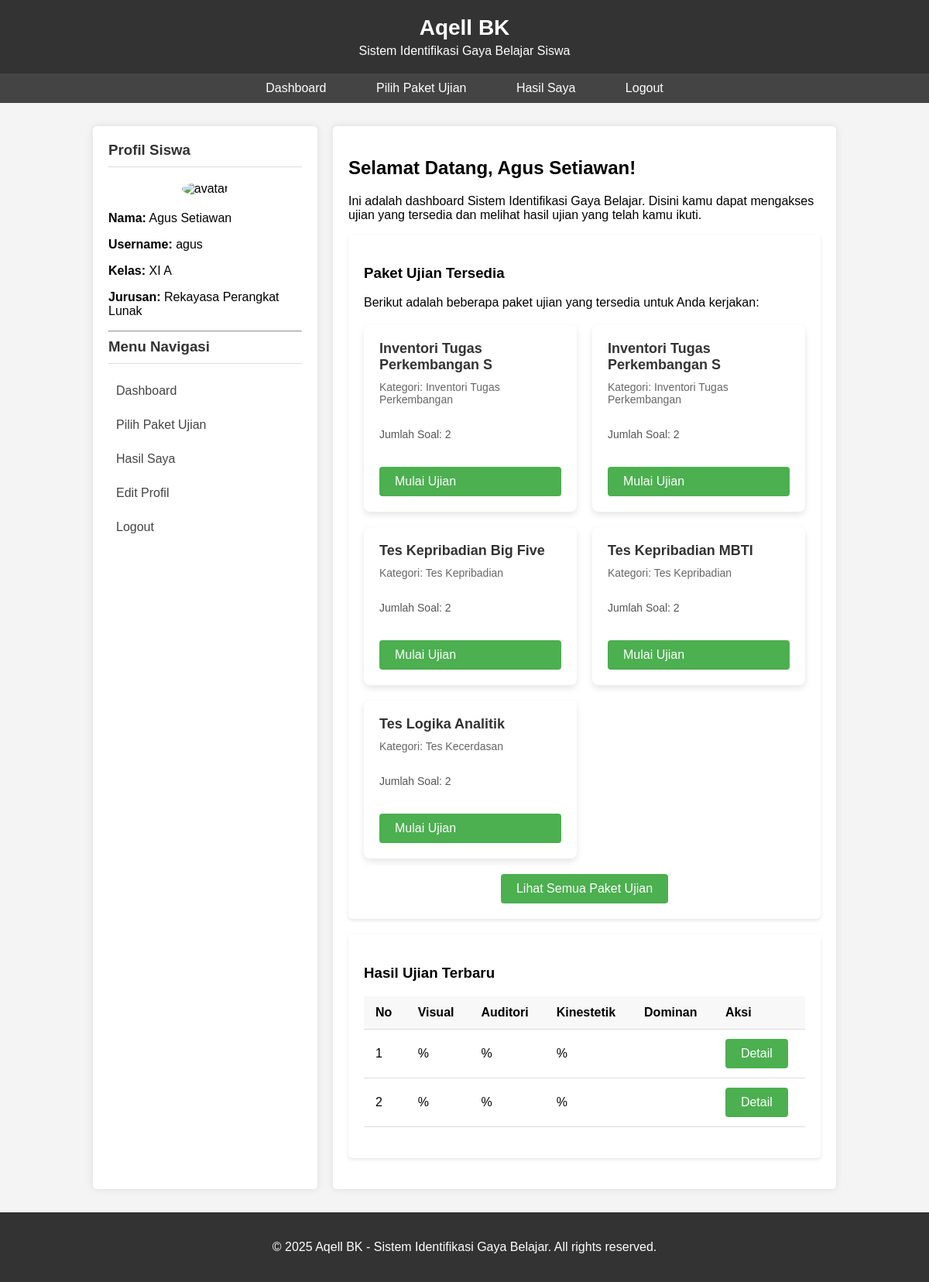
The app's page /aqell_siswa/aqell_dashboard_siswa.php (signed in) with its own data.
### tables this page shows
CREATE TABLE `aqell_siswa` (
  `aqell_id_siswa` int(11) NOT NULL,
  `aqell_id_pengguna` int(11) NOT NULL,
  `aqell_nama_siswa` varchar(50) NOT NULL,
  `aqell_kelas` varchar(30) NOT NULL,
  `aqell_jurusan` enum('Rekayasa Perangkat Lunak','Kimia','Mekatronika','Mesin','Animasi','Desain Komunikasi Visual') NOT NULL
);

CREATE TABLE `aqell_paket_ujian` (
  `aqell_id_paket` int(11) NOT NULL,
  `aqell_nama_paket` varchar(30) NOT NULL,
  `aqell_id_kategori` int(11) NOT NULL
);

CREATE TABLE `aqell_kategori` (
  `aqell_id_kategori` int(11) NOT NULL,
  `aqell_nama_kategori` varchar(30) NOT NULL
);

CREATE TABLE `aqell_hasil` (
  `aqell_id_siswa` int(11) DEFAULT NULL,
  `aqell_hasil` text NOT NULL,
  `aqell_id_kategori` int(11) NOT NULL,
  `aqell_id_paket` int(11) NOT NULL,
  `aqell_id_hasil` int(11) NOT NULL
);

### aqell_siswa/aqell_dashboard_siswa.php (the view, shortened to what this page needs)
<?php
require_once('../aqell_config/aqell_db.php');
$aqell_id_siswa = $_SESSION['aqell_id_siswa'];
$aqell_query_siswa = "SELECT * FROM aqell_siswa WHERE aqell_id_siswa = $aqell_id_siswa";
$aqell_result_siswa = mysqli_query($aqell_conn, $aqell_query_siswa);
$aqell_siswa = mysqli_fetch_assoc($aqell_result_siswa);
$aqell_query_paket = "SELECT p.*, k.aqell_nama_kategori,
                       (SELECT COUNT(*) FROM aqell_soal s WHERE s.aqell_id_paket = p.aqell_id_paket) as jumlah_soal
                       FROM aqell_paket_ujian p
                       JOIN aqell_kategori k ON p.aqell_id_kategori = k.aqell_id_kategori
                       ORDER BY p.aqell_id_paket DESC LIMIT 5";
$aqell_result_paket = mysqli_query($aqell_conn, $aqell_query_paket);
$aqell_query_hasil = "SELECT * FROM aqell_hasil WHERE aqell_id_siswa = $aqell_id_siswa";
$aqell_result_hasil = mysqli_query($aqell_conn, $aqell_query_hasil);
?>
<!DOCTYPE html>
<html>
<head>
    <link rel="stylesheet" href="../aqell_assets/aqell_css/aqell_style.css">
</head>
<body>
    <div class="aqell_header">
        <h1>Aqell BK</h1>
        <p>Sistem Identifikasi Gaya Belajar Siswa</p>
    </div>
    <div class="aqell_nav">
        <a href="aqell_dashboard_siswa.php">Dashboard</a>
        <a href="../aqell_ujian/aqell_pilih_paket.php">Pilih Paket Ujian</a>
        <a href="../aqell_hasil/aqell_hasil_siswa.php">Hasil Saya</a>
        <a href="../aqell_auth/aqell_logout.php">Logout</a>
    </div>
    <div class="aqell_container">
        <div class="aqell_sidebar">
            <h3>Profil Siswa</h3>
            <div style="text-align: center; margin-bottom: 20px;">
                <img src="../aqell_assets/aqell_images/avatar.png" alt="avatar" style="width: 100px; height: 100px; border-radius: 50%;">
            </div>
            <p><strong>Nama:</strong> <?php echo $aqell_siswa['aqell_nama_siswa']; ?></p>
            <p><strong>Username:</strong> <?php echo $_SESSION['aqell_username']; ?></p>
            <p><strong>Kelas:</strong> <?php echo $aqell_siswa['aqell_kelas']; ?></p>
            <p><strong>Jurusan:</strong> <?php echo $aqell_siswa['aqell_jurusan']; ?></p>
            <hr>
            <h3>Menu Navigasi</h3>
            <ul>
                <li><a href="aqell_dashboard_siswa.php">Dashboard</a></li>
                <li><a href="../aqell_ujian/aqell_pilih_paket.php">Pilih Paket Ujian</a></li>
                <li><a href="../aqell_hasil/aqell_hasil_siswa.php">Hasil Saya</a></li>
                <li><a href="aqell_edit_profile.php">Edit Profil</a></li>
                <li><a href="../aqell_auth/aqell_logout.php">Logout</a></li>
            </ul>
        </div>
        <div class="aqell_content">
            <h2>Selamat Datang, <?php echo $aqell_siswa['aqell_nama_siswa']; ?>!</h2>
            <p>Ini adalah dashboard Sistem Identifikasi Gaya Belajar. Disini kamu dapat mengakses ujian yang tersedia dan melihat hasil ujian yang telah kamu ikuti.</p>
            <div class="aqell_card">
                <h3>Paket Ujian Tersedia</h3>
                <p>Berikut adalah beberapa paket ujian yang tersedia untuk Anda kerjakan:</p>
                <?php if(mysqli_num_rows($aqell_result_paket) > 0): ?>
                    <div class="aqell_card_grid">
                        <?php while($paket = mysqli_fetch_assoc($aqell_result_paket)): ?>
                            <div class="aqell_package_card">
                                <div class="aqell_package_title"><?php echo $paket['aqell_nama_paket']; ?></div>
                                <div class="aqell_package_category">Kategori: <?php echo $paket['aqell_nama_kategori']; ?></div>
                                <div class="aqell_package_info">
                                    <p>Jumlah Soal: <?php echo $paket['jumlah_soal']; ?></p>
                                </div>
                                <?php if($paket['jumlah_soal'] > 0): ?>
                                    <a href="../aqell_ujian/aqell_ikuti_ujian.php?paket=<?php echo $paket['aqell_id_paket']; ?>" class="aqell_btn">Mulai Ujian</a>
                                <?php else: ?>
                                    <button class="aqell_btn" disabled style="background-color: #ccc;">Belum Tersedia</button>
                                <?php endif; ?>
                            </div>
                        <?php endwhile; ?>
                    </div>
                    <div style="margin-top: 20px; text-align: center;">
                        <a href="../aqell_ujian/aqell_pilih_paket.php" class="aqell_btn">Lihat Semua Paket Ujian</a>
                    </div>
                <?php else: ?>
                    <p>Tidak ada paket ujian yang tersedia untuk saat ini.</p>
                <?php endif; ?>
            </div>
            <div class="aqell_card">
                <h3>Hasil Ujian Terbaru</h3>
                <?php if(mysqli_num_rows($aqell_result_hasil) > 0): ?>
                    <table class="aqell_table">
                        <thead>
                            <tr>
                                <th>No</th>
                                <th>Visual</th>
                                <th>Auditori</th>
                                <th>Kinestetik</th>
                                <th>Dominan</th>
                                <th>Aksi</th>
                            </tr>
                        </thead>
                        <tbody>
                            <?php
                            $no = 1;
                            while($row = mysqli_fetch_assoc($aqell_result_hasil)):
                            ?>
                            <tr>
                                <td><?php echo $no++; ?></td>
                                <td><?php echo $row['aqell_visual']; ?>%</td>
                                <td><?php echo $row['aqell_auditori']; ?>%</td>
                                <td><?php echo $row['aqell_kinestetik']; ?>%</td>
                                <td><strong><?php echo ucfirst($row['aqell_dominan']); ?></strong></td>
                                <td>
                                    <a href="../aqell_hasil/aqell_detail_hasil.php?id=<?php echo $row['aqell_id_hasil']; ?>" class="aqell_btn">Detail</a>
                                </td>
                            </tr>
                            <?php endwhile; ?>
                        </tbody>
                    </table>
                <?php else: ?>
                    <p>Anda belum memiliki hasil ujian. Silakan ikuti ujian yang tersedia.</p>
                <?php endif; ?>
            </div>
        </div>
    </div>
    <div class="aqell_footer">
        <p>&copy; <?php echo date('Y'); ?> Aqell BK - Sistem Identifikasi Gaya Belajar. All rights reserved.</p>
    </div>
</body>
</html>

### aqell_assets/aqell_css/aqell_style.css (style rules this page uses)
body { font-family: Arial, sans-serif; margin: 0; padding: 0; background-color: #f4f4f4; }
.aqell_header { background-color: #333; color: white; padding: 20px 0; text-align: center; }
.aqell_header h1 { margin: 0; font-size: 28px; }
.aqell_header p { margin: 5px 0 0; font-size: 16px; }
.aqell_nav { background-color: #444; text-align: center; padding: 10px 0; }
.aqell_nav a { color: white; text-decoration: none; margin: 0 20px; font-size: 16px; transition: 0.3s; padding: 5px 10px; border-radius: 3px; }
.aqell_container { width: 80%; margin: 30px auto; display: flex; flex-wrap: wrap; min-height: 600px; }
.aqell_sidebar { flex: 0 0 250px; background: #fff; padding: 20px; box-shadow: 0 0 10px rgba(0, 0, 0, 0.1); border-radius: 5px; margin-right: 20px; }
.aqell_sidebar h3 { margin-top: 0; border-bottom: 1px solid #ddd; padding-bottom: 10px; color: #333; }
.aqell_sidebar ul { list-style: none; padding: 0; }
.aqell_sidebar ul li { margin-bottom: 10px; }
.aqell_sidebar ul li a { display: block; color: #444; text-decoration: none; padding: 8px 10px; border-radius: 3px; transition: 0.3s; }
.aqell_content { flex: 1; background: #fff; padding: 20px; box-shadow: 0 0 10px rgba(0, 0, 0, 0.1); border-radius: 5px; }
.aqell_card { background: white; padding: 20px; margin-bottom: 20px; border-radius: 5px; box-shadow: 0 2px 4px rgba(0, 0, 0, 0.1); }
.aqell_table { width: 100%; border-collapse: collapse; margin-bottom: 20px; }
.aqell_table th, .aqell_table td { padding: 12px 15px; text-align: left; border-bottom: 1px solid #ddd; }
.aqell_table th { background-color: #f8f8f8; font-weight: 600; }
.aqell_btn { display: inline-block; padding: 10px 20px; background-color: #4CAF50; color: white; border: none; border-radius: 4px; cursor: pointer; font-size: 16px; text-decoration: none; }
.aqell_footer { background-color: #333; color: white; text-align: center; padding: 20px 0; margin-top: 30px; }

### aqell_siswa/aqell_dashboard_siswa.php (style rules this page uses)
.aqell_card_grid { display: grid; grid-template-columns: repeat(auto-fill, minmax(250px, 1fr)); gap: 20px; margin-top: 20px; }
.aqell_package_card { background: white; border-radius: 8px; box-shadow: 0 4px 8px rgba(0,0,0,0.1); padding: 20px; transition: transform 0.3s ease; display: flex; flex-direction: column; }
.aqell_package_title { font-size: 18px; font-weight: bold; margin-bottom: 10px; color: #333; }
.aqell_package_category { font-size: 14px; color: #666; margin-bottom: 15px; }
.aqell_package_info { font-size: 14px; margin-bottom: 20px; color: #555; flex-grow: 1; }

### records on screen
aqell_siswa: aqell_nama_siswa "Agus Setiawan", aqell_kelas "XI A", aqell_jurusan "Rekayasa Perangkat Lunak"
aqell_paket_ujian: aqell_nama_paket "Inventori Tugas Perkembangan S", aqell_id_kategori.aqell_nama_kategori "Inventori Tugas Perkembangan", jumlah_soal "2"
aqell_paket_ujian: aqell_nama_paket "Inventori Tugas Perkembangan S", aqell_id_kategori.aqell_nama_kategori "Inventori Tugas Perkembangan", jumlah_soal "2"
aqell_paket_ujian: aqell_nama_paket "Tes Kepribadian Big Five", aqell_id_kategori.aqell_nama_kategori "Tes Kepribadian", jumlah_soal "2"
aqell_paket_ujian: aqell_nama_paket "Tes Kepribadian MBTI", aqell_id_kategori.aqell_nama_kategori "Tes Kepribadian", jumlah_soal "2"
aqell_paket_ujian: aqell_nama_paket "Tes Logika Analitik", aqell_id_kategori.aqell_nama_kategori "Tes Kecerdasan", jumlah_soal "2"

### other values on screen
$_SESSION['aqell_username'] "agus"
